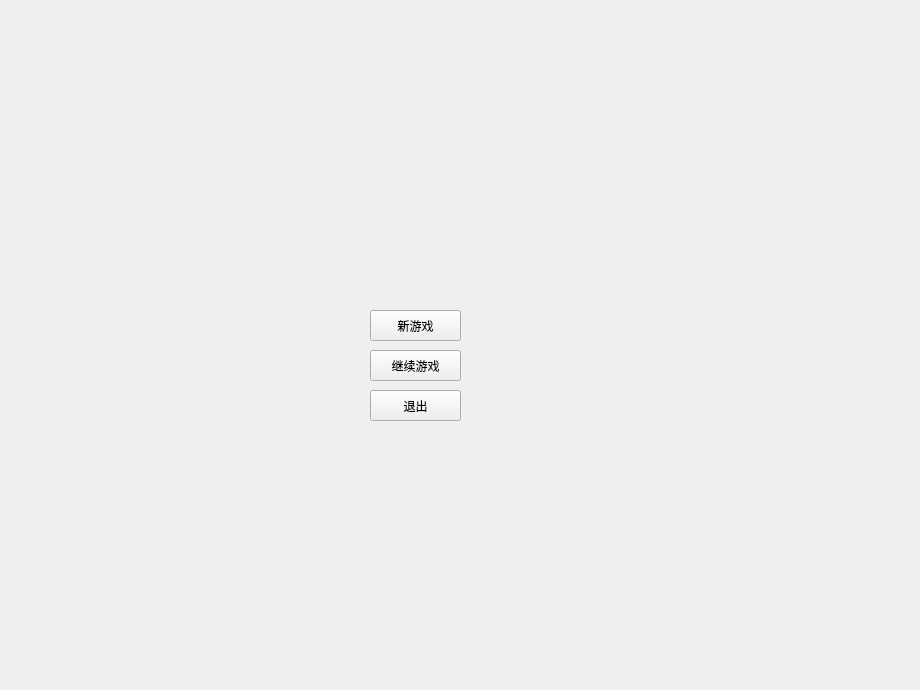
    <widget class="QWidget" name="startPage">
     <widget class="QLabel" name="grey">
      <property name="geometry">
       <rect>
        <x>-60</x>
        <y>-90</y>
        <width>911</width>
        <height>681</height>
       </rect>
      </property>
      <property name="text">
       <string/>
      </property>
      <property name="pixmap">
       <pixmap resource="img/image.qrc">:/img1/grey.png</pixmap>
      </property>
     </widget>
     <widget class="QLabel" name="pigture">
      <property name="geometry">
       <rect>
        <x>10</x>
        <y>0</y>
        <width>511</width>
        <height>471</height>
       </rect>
      </property>
      <property name="text">
       <string/>
      </property>
      <property name="pixmap">
       <pixmap resource="img/image.qrc">:/img1/pigscene.png</pixmap>
      </property>
      <property name="alignment">
       <set>Qt::AlignCenter</set>
      </property>
     </widget>
     <widget class="QPushButton" name="newGame">
      <property name="geometry">
       <rect>
        <x>370</x>
        <y>310</y>
        <width>91</width>
        <height>31</height>
       </rect>
      </property>
      <property name="text">
       <string>新游戏</string>
      </property>
     </widget>
     <widget class="QPushButton" name="continueGame">
      <property name="geometry">
       <rect>
        <x>370</x>
        <y>350</y>
        <width>91</width>
        <height>31</height>
       </rect>
      </property>
      <property name="text">
       <string>继续游戏</string>
      </property>
     </widget>
     <widget class="QPushButton" name="escapeGame">
      <property name="geometry">
       <rect>
        <x>370</x>
        <y>390</y>
        <width>91</width>
        <height>31</height>
       </rect>
      </property>
      <property name="text">
       <string>退出</string>
      </property>
     </widget>
    </widget>
